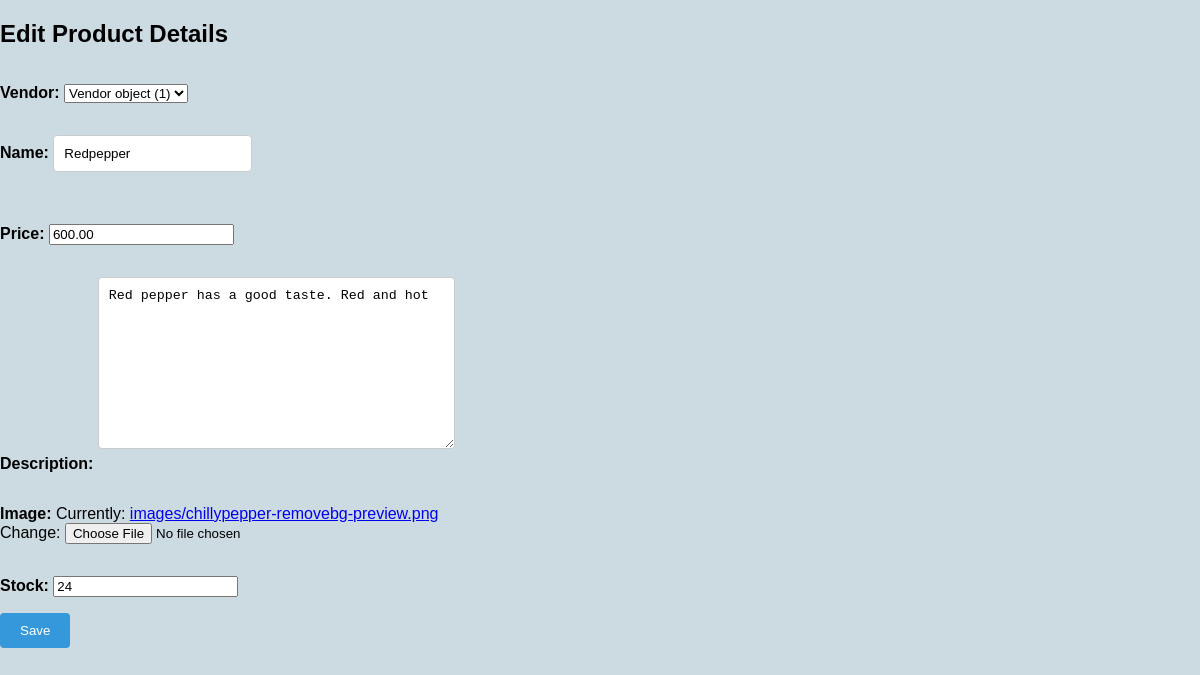
/inventory/products/edit/5, run on the app's committed database.
### inventory/models.py (models this page shows)
class Product(models.Model):
    Vendor = models.ForeignKey(Vendor,null=True,on_delete=models.CASCADE)
    name=models.CharField(max_length=32)
    price=models.DecimalField(max_digits=8,decimal_places=2)
    description=models.TextField()
    image=models.ImageField(upload_to='images/')
    date_created=models.DateTimeField(auto_now_add=True)
    date_updated=models.DateTimeField(auto_now=True)
    stock=models.PositiveIntegerField()

### inventory/views.py (the view)
# urls.py: path("products/edit/<int:id>", product_update_view, name = "product_update_view"),
def product_update_view(request, id):
    product = Product.objects.get(id=id)
    if request.method == 'POST':
        form = ProductUploadForm(request.POST, instance=product)
        if form.is_valid():
            form.save()
            return redirect("product_detail_view", id=product.id)
    else:
        form =ProductUploadForm(instance=product)
        return render(request, "inventory/edit_product.html", {'form': form})

### inventory/forms.py
class ProductUploadForm(forms.ModelForm):
    class Meta:
        model = Product
        fields = "__all__"

### templates/inventory/edit_product.html (shortened to what this page needs)
<!DOCTYPE html>
<html lang="en">
<head>
</head>
<body>
    <h2 class="edit">Edit Product Details</h2>
    <form method="POST">
        {{form.as_p}}
        <button type="submit">Save</button>
    </form>
</body>
</html>

### templates/inventory/edit_product.html (style rules this page uses)
body { background-color:#ccdbe1 ; font-family: Arial, sans-serif; margin: 0; padding: 0; }
form { display: flex; flex-direction: column; }
label { font-weight: bold; margin-bottom: 5px; }
input[type="text"], textarea { padding: 10px; border: 1px solid #ccc; border-radius: 4px; margin-bottom: 20px; }
button[type="submit"] { background-color: #3498db; color: #fff; border: none; padding: 10px 20px; border-radius: 4px; cursor: pointer; align-self: flex-start; }

### data on the page
Product: Vendor "Vendor object (1)", name "Redpepper", price "600.00", description "Red pepper has a good taste. Red and hot", stock "24"
